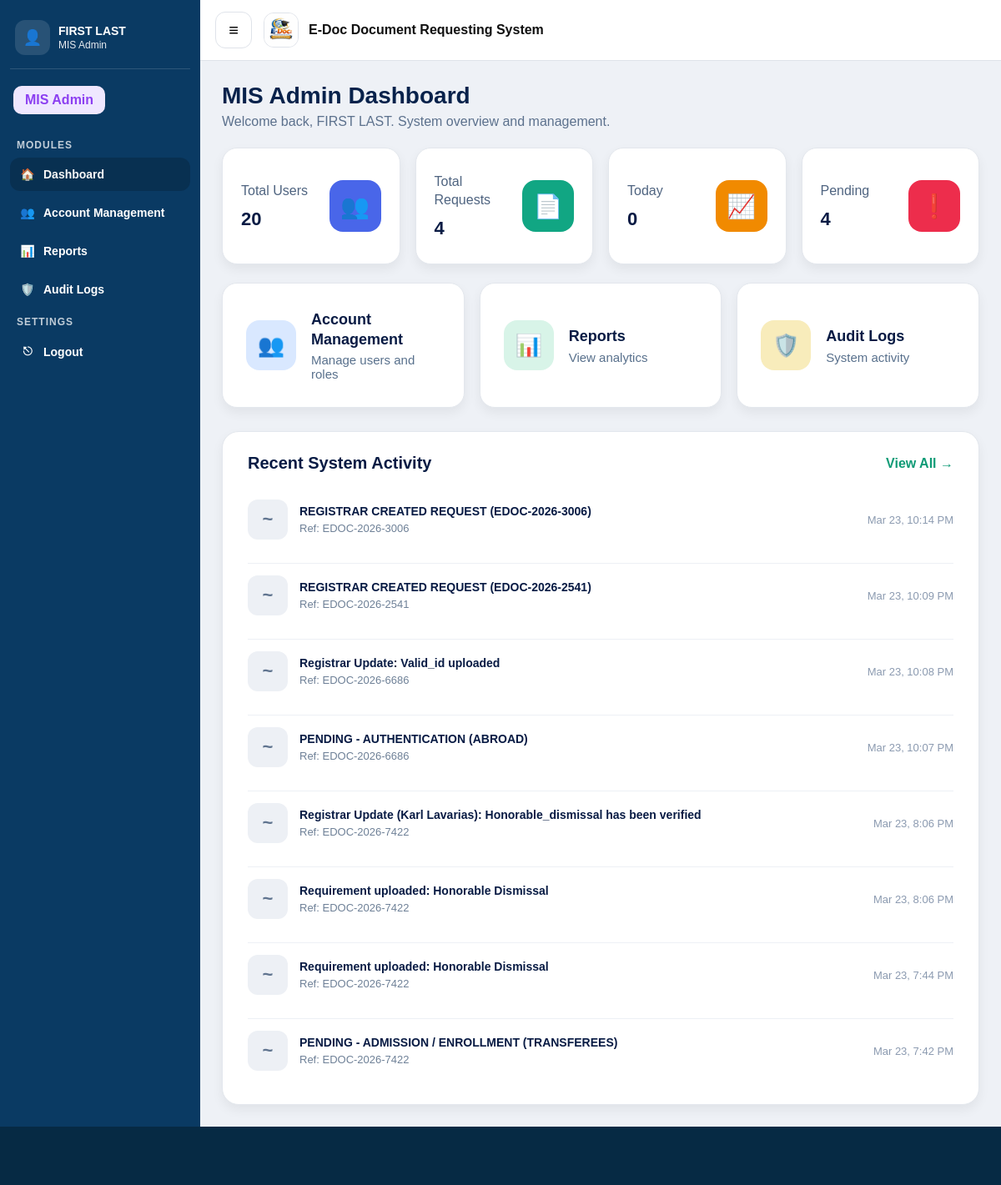
The app's page /mis/dashboard.php (signed in) with its own data.
### tables this page shows
CREATE TABLE `users` (
  `id` int(11) NOT NULL,
  `first_name` varchar(50) NOT NULL,
  `middle_name` varchar(50) DEFAULT NULL,
  `last_name` varchar(50) NOT NULL,
  `suffix` varchar(20) DEFAULT NULL,
  `student_id` varchar(50) DEFAULT NULL,
  `full_name` varchar(100) NOT NULL,
  `email` varchar(100) NOT NULL,
  `password` varchar(255) NOT NULL,
  `role` enum('USER','REGISTRAR','MIS') DEFAULT 'USER',
  `created_at` timestamp NOT NULL DEFAULT current_timestamp(),
  `gender` varchar(10) DEFAULT NULL,
  `address` varchar(255) DEFAULT NULL,
  `contact_number` varchar(30) DEFAULT NULL,
  `course` varchar(80) DEFAULT NULL,
  `major` varchar(80) DEFAULT NULL,
  `year_graduated` varchar(10) DEFAULT NULL,
  `verification_status` enum('PENDING','VERIFIED','REJECTED') DEFAULT 'PENDING',
  `id_front_path` varchar(255) DEFAULT NULL,
  `id_back_path` varchar(255) DEFAULT NULL,
  `face_path` varchar(255) DEFAULT NULL
);

CREATE TABLE `request_logs` (
  `id` int(11) NOT NULL,
  `request_id` int(11) NOT NULL,
  `message` varchar(255) NOT NULL,
  `created_at` timestamp NOT NULL DEFAULT current_timestamp()
);

CREATE TABLE `requests` (
  `id` int(11) NOT NULL,
  `user_id` int(11) NOT NULL,
  `reference_no` varchar(20) NOT NULL,
  `document_type` varchar(80) NOT NULL,
  `title_type` varchar(50) NOT NULL,
  `purpose` varchar(255) NOT NULL,
  `copies` int(11) NOT NULL DEFAULT 1,
  `status` enum('PENDING','APPROVED','PROCESSING','READY FOR PICKUP','COMPLETED','RETURNED','CANCELLED','RELEASED','VERIFIED') NOT NULL DEFAULT 'PENDING',
  `created_at` timestamp NOT NULL DEFAULT current_timestamp(),
  `updated_at` timestamp NOT NULL DEFAULT current_timestamp() ON UPDATE current_timestamp()
);

### includes/helpers.php (called while the page is built, shortened)
<?php
function h(?string $s): string {
    return htmlspecialchars((string)($s ?? ""), ENT_QUOTES, "UTF-8");
}

### mis/dashboard.php (the view, shortened to what this page needs)
<?php
require_once __DIR__ . "/../includes/helpers.php";
$misId = (int)$_SESSION["user_id"];
$misName = "MIS Admin";
$me = $conn->prepare("SELECT first_name, last_name FROM users WHERE id=? LIMIT 1");
$me->bind_param("i", $misId);
$me->execute();
$mr = $me->get_result()->fetch_assoc();
if ($mr) {
  $misName = trim(($mr["first_name"] ?? "") . " " . ($mr["last_name"] ?? ""));
}
$totalUsers = 0;
$totalRequests = 0;
$todayRequests = 0;
$pendingRequests = 0;
$q1 = $conn->query("SELECT COUNT(*) AS c FROM users");
if ($q1) $totalUsers = (int)($q1->fetch_assoc()["c"] ?? 0);
$q2 = $conn->query("SELECT COUNT(*) AS c FROM requests");
if ($q2) $totalRequests = (int)($q2->fetch_assoc()["c"] ?? 0);
$q3 = $conn->query("SELECT COUNT(*) AS c FROM requests WHERE DATE(created_at)=CURDATE()");
if ($q3) $todayRequests = (int)($q3->fetch_assoc()["c"] ?? 0);
$q4 = $conn->query("SELECT COUNT(*) AS c FROM requests WHERE UPPER(status)='PENDING'");
if ($q4) $pendingRequests = (int)($q4->fetch_assoc()["c"] ?? 0);
$activities = [];
$logQ = $conn->query("
  SELECT rl.message, rl.created_at, r.reference_no
  FROM request_logs rl
  LEFT JOIN requests r ON r.id = rl.request_id
  ORDER BY rl.created_at DESC, rl.id DESC
  LIMIT 8
");
if ($logQ) {
  while ($row = $logQ->fetch_assoc()) {
    $activities[] = $row;
  }
}
?>
<!DOCTYPE html>
<html lang="en">
<head>
  <link rel="stylesheet" href="../assets/css/mis_dashboard.css">
</head>
<body>
<div class="layout">
  <aside class="sidebar" id="sidebar">
    <div class="sb-user">
      <div class="avatar">👤</div>
      <div class="meta">
        <div class="name"><?= h($misName) ?></div>
        <div class="role">MIS Admin</div>
      </div>
    </div>
    <div class="sb-badge">MIS Admin</div>
    <div class="sb-section-title">MODULES</div>
    <nav class="sb-nav">
      <a class="sb-item active" href="dashboard.php"><span class="sb-icon">🏠</span>Dashboard</a>
      <a class="sb-item" href="account_management.php"><span class="sb-icon">👥</span>Account Management</a>
      <a class="sb-item" href="reports.php"><span class="sb-icon">📊</span>Reports</a>
      <a class="sb-item" href="audit_logs.php"><span class="sb-icon">🛡️</span>Audit Logs</a>
    </nav>
    <div class="sb-section-title">SETTINGS</div>
    <nav class="sb-nav">
      <a class="sb-item" href="../auth/logout.php"><span class="sb-icon">⎋</span>Logout</a>
    </nav>
  </aside>
  <div class="main">
    <header class="topbar">
      <button class="hamburger" type="button" onclick="toggleSidebar()">≡</button>
      <div class="brand">
        <div class="logo">
          <img src="../assets/img/edoc-logo.jpeg" alt="E-Doc">
        </div>
        <div>E-Doc Document Requesting System</div>
      </div>
    </header>
    <main class="container">
      <div class="page-head">
        <h1>MIS Admin Dashboard</h1>
        <p>Welcome back, <?= h($misName) ?>. System overview and management.</p>
      </div>
      <section class="stats-grid">
        <div class="stat-card">
          <div class="stat-info">
            <div class="stat-label">Total Users</div>
            <div class="stat-value"><?= (int)$totalUsers ?></div>
          </div>
          <div class="stat-icon blue">👥</div>
        </div>
        <div class="stat-card">
          <div class="stat-info">
            <div class="stat-label">Total Requests</div>
            <div class="stat-value"><?= (int)$totalRequests ?></div>
          </div>
          <div class="stat-icon green">📄</div>
        </div>
        <div class="stat-card">
          <div class="stat-info">
            <div class="stat-label">Today</div>
            <div class="stat-value"><?= (int)$todayRequests ?></div>
          </div>
          <div class="stat-icon orange">📈</div>
        </div>
        <div class="stat-card">
          <div class="stat-info">
            <div class="stat-label">Pending</div>
            <div class="stat-value"><?= (int)$pendingRequests ?></div>
          </div>
          <div class="stat-icon red">❗</div>
        </div>
      </section>
      <section class="quick-grid">
        <a href="account_management.php" class="quick-card-acc">
          <div class="quick-icon blue-soft">👥</div>
          <div>
            <div class="quick-title">Account Management</div>
            <div class="quick-sub">Manage users and roles</div>
          </div>
        </a>
        <a href="reports.php" class="quick-card-rep">
          <div class="quick-icon green-soft">📊</div>
          <div>
            <div class="quick-title">Reports</div>
            <div class="quick-sub">View analytics</div>
          </div>
        </a>
        <a href="audit_logs.php" class="quick-card-aud">
          <div class="quick-icon gold-soft">🛡️</div>
          <div>
            <div class="quick-title">Audit Logs</div>
            <div class="quick-sub">System activity</div>
          </div>
        </a>
      </section>
      <section class="activity-card">
        <div class="activity-head">
          <div class="activity-title">Recent System Activity</div>
          <a href="audit_logs.php" class="view-all">View All →</a>
        </div>
        <?php if (count($activities) === 0): ?>
          <div class="empty-state">No recent system activity found.</div>
        <?php else: ?>
          <div class="activity-list">
            <?php foreach ($activities as $a): ?>
              <div class="activity-item">
                <div class="activity-left">
                  <div class="activity-symbol">~</div>
                  <div class="activity-texts">
                    <div class="activity-main"><?= h($a["message"] ?? "System activity") ?></div>
                    <div class="activity-sub">
                      <?php if (!empty($a["reference_no"])): ?>
                        Ref: <?= h($a["reference_no"]) ?>
                      <?php else: ?>
                        E-Doc System
                      <?php endif; ?>
                    </div>
                  </div>
                </div>
                <div class="activity-time">
                  <?= h(date("M j, g:i A", strtotime($a["created_at"] ?? "now"))) ?>
                </div>
              </div>
            <?php endforeach; ?>
          </div>
        <?php endif; ?>
      </section>
    </main>
  </div>
</div>
<div class="footer-bar"></div>
</body>
</html>

### records on screen
users: misName "FIRST LAST"
request_logs: message "REGISTRAR CREATED REQUEST (EDOC-2026-3006)", request.reference_no "EDOC-2026-3006", created_at "Mar 23, 10:14 PM"
request_logs: message "REGISTRAR CREATED REQUEST (EDOC-2026-2541)", request.reference_no "EDOC-2026-2541", created_at "Mar 23, 10:09 PM"
request_logs: message "Registrar Update: Valid_id uploaded", request.reference_no "EDOC-2026-6686", created_at "Mar 23, 10:08 PM"
request_logs: message "PENDING - AUTHENTICATION (ABROAD)", request.reference_no "EDOC-2026-6686", created_at "Mar 23, 10:07 PM"
request_logs: message "Registrar Update (Karl Lavarias): Honorable_dismissal has been verified", request.reference_no "EDOC-2026-7422", created_at "Mar 23, 8:06 PM"
request_logs: message "Requirement uploaded: Honorable Dismissal", request.reference_no "EDOC-2026-7422", created_at "Mar 23, 8:06 PM"
request_logs: message "Requirement uploaded: Honorable Dismissal", request.reference_no "EDOC-2026-7422", created_at "Mar 23, 7:44 PM"
request_logs: message "PENDING - ADMISSION / ENROLLMENT (TRANSFEREES)", request.reference_no "EDOC-2026-7422", created_at "Mar 23, 7:42 PM"

### other values on screen
$totalUsers "20"
$totalRequests "4"
$todayRequests "0"
$pendingRequests "4"
